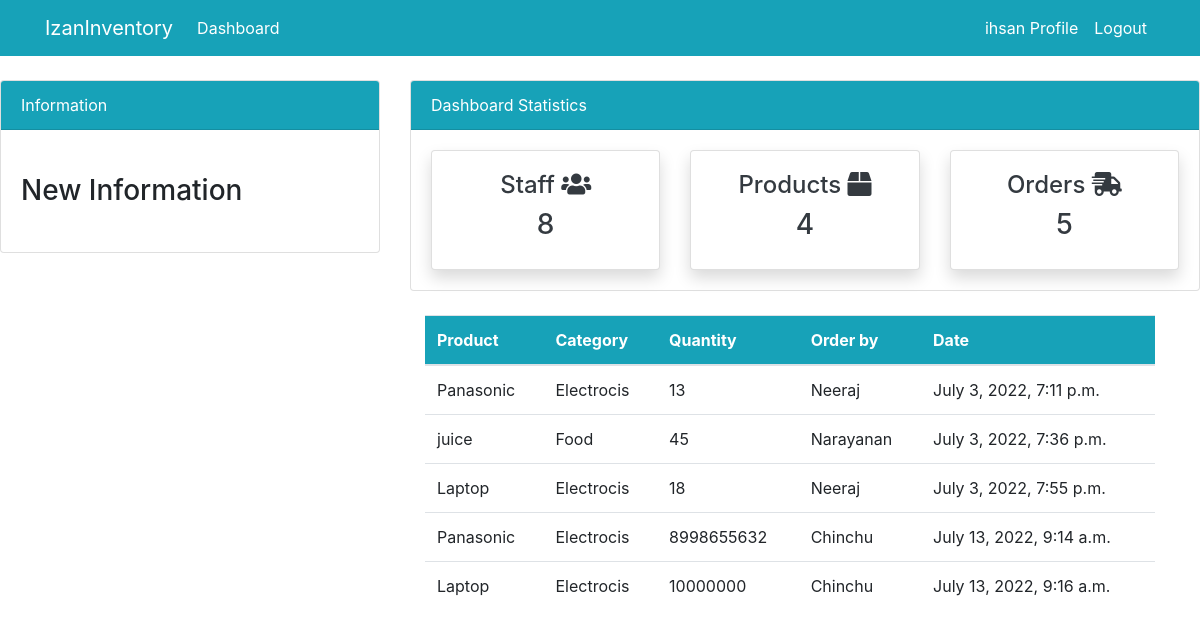
/order/ (signed in), run on the app's committed database.
### dashboard/models.py (models this page shows, shortened)
class Order(models.Model):
    product = models.ForeignKey(Product, on_delete=models.CASCADE, null=True)
    staff = models.ForeignKey(User, models.CASCADE,null=True)
    order_quantity = models.PositiveBigIntegerField(null=True)
    date = models.DateTimeField(auto_now_add=True)

class Product(models.Model):
    name = models.CharField(max_length=100, null=True)
    quantity = models.PositiveIntegerField(null=True)
    category = models.CharField(max_length=50, choices= CATEGORY,null=True)

### dashboard/views.py (the view)
# urls.py: path('order/',views.order,name="dashboard-order"),
@login_required()
def order(request):
    orders = Order.objects.all()
    orders_count = orders.count()
    workers_count = User.objects.all().count()
    items_count = Product.objects.all().count()
    context = {
        'orders':orders,
        'workers_count': workers_count,
        'orders_count':orders_count,
        'items_count':items_count
    }
    return  render(request,'dashboard/order.html',context)

### templates/dashboard/order.html (shortened to what this page needs)
{% extends 'partials/base.html' %}
{% block content %}
{% include 'partials/topnav.html' %}
 <div class="container">
    <div class="row my-4">
        <div class="col-md-4">
        </div>
        <div class="col-md-8">
            <table class="table bg-white">
                <thead class="bg-info">
                    <tr class="text-white">
                        <th scope="col">Product</th>
                        <th scope="col">Category</th>
                        <th scope="col">Quantity</th>
                        <th scope="col">Order by</th>
                        <th scope="col">Date</th>
                    </tr>
                </thead>
                <tbody>
                    {% for order in orders %}
                    <tr>
                        <td>{{order.product.name}}</td>
                        <td>{{order.product.category}}</td>
                        <td>{{order.order_quantity}}</td>
                        <td>{{order.staff.username}}</td>
                        <td>{{order.date}}</td>
                    </tr>
                    {% endfor %}
                </tbody>
            </table>
        </div>
    </div>
</div>
{% endblock %}

### templates/partials/nav.html (shortened to what this page needs)
<nav class="navbar navbar-expand-lg navbar-info bg-info">
    {% if user.is_authenticated %}
    <div class="container">
        <a class="navbar-brand text-white" href="{% url 'dashboard-index' %}">IzanInventory</a>
        <div class="collapse navbar-collapse" id="navbarSupportedContent">
            <ul class="navbar-nav mr-auto">
                <li class="nav-item active">
                    <a class="nav-link text-white" href="{% url 'dashboard-index' %}">Dashboard </a>
                </li>
            </ul>
            <ul class="navbar-nav ml-auto">
                <li class="nav-item active">
                    <a class="nav-link text-white" href="{% url 'user-profile' %}"> {{ user.username }} Profile
                        <span class="sr-only">(current)</span></a>
                </li>
                <li class="nav-item">
                    <a class="nav-link text-white" href="{% url 'user-logout' %}">Logout</a>
                </li>
            </ul>
            {% endif %}
        </div>
    </div>
</nav>

### data on the page
Order: product.name "Panasonic", product.category "Electrocis", order_quantity "13", staff.username "Neeraj", date "July 3, 2022, 7:11 p.m."
Order: product.name "juice", product.category "Food", order_quantity "45", staff.username "Narayanan", date "July 3, 2022, 7:36 p.m."
Order: product.name "Laptop", product.category "Electrocis", order_quantity "18", staff.username "Neeraj", date "July 3, 2022, 7:55 p.m."
Order: product.name "Panasonic", product.category "Electrocis", order_quantity "8998655632", staff.username "Chinchu", date "July 13, 2022, 9:14 a.m."
Order: product.name "Laptop", product.category "Electrocis", order_quantity "10000000", staff.username "Chinchu", date "July 13, 2022, 9:16 a.m."

### other printed values
{{ user.username }} "ihsan"
{{ workers_count }} "8"
{{ items_count }} "4"
{{ orders_count }} "5"
